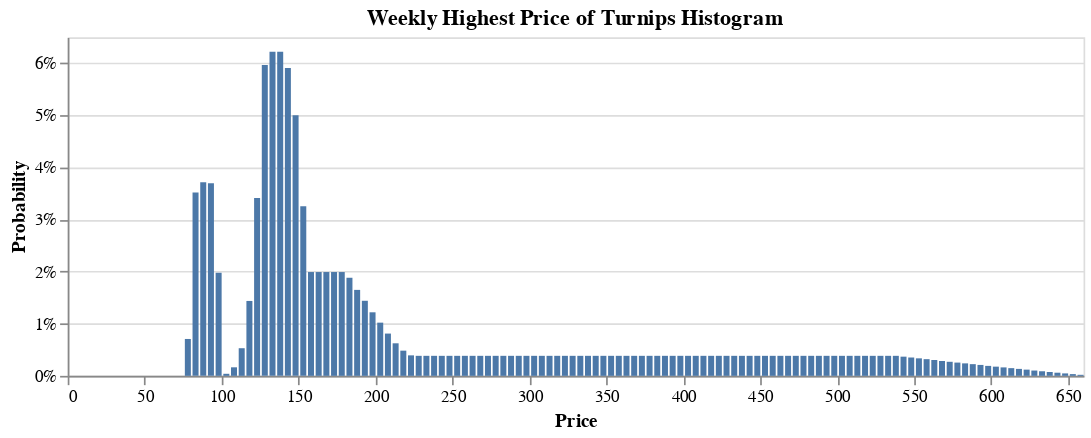

This figure's Vega-Lite source:
### Vega-Lite specification from a JSON file in a GitHub repository (floating-point values rounded to 4 significant figures; data arrays with more than 128 entries replaced by an {"elided": "..."} marker saying what was removed)
{"$schema": "https://vega.github.io/schema/vega-lite/v4.json", "width": 600, "height": 200, "mark": {"type": "bar", "tooltip": true}, "transform": [{"bin": {"step": 5}, "field": "price", "as": "binnedPrice"}, {"aggregate": [{"op": "sum", "field": "frequency", "as": "count"}], "groupby": ["binnedPrice", "binnedPrice_end"]}, {"joinaggregate": [{"op": "sum", "field": "count", "as": "totalCount"}]}, {"calculate": "datum.count / datum.totalCount", "as": "percentage"}], "title": "Weekly Highest Price of Turnips Histogram", "encoding": {"x": {"title": "Price", "field": "binnedPrice", "type": "quantitative", "bin": {"binned": true}}, "x2": {"field": "binnedPrice_end"}, "y": {"title": "Probability", "field": "percentage", "type": "quantitative", "axis": {"format": ".1~%"}}}, "data": {"values": {"elided": "661 records"}}}
